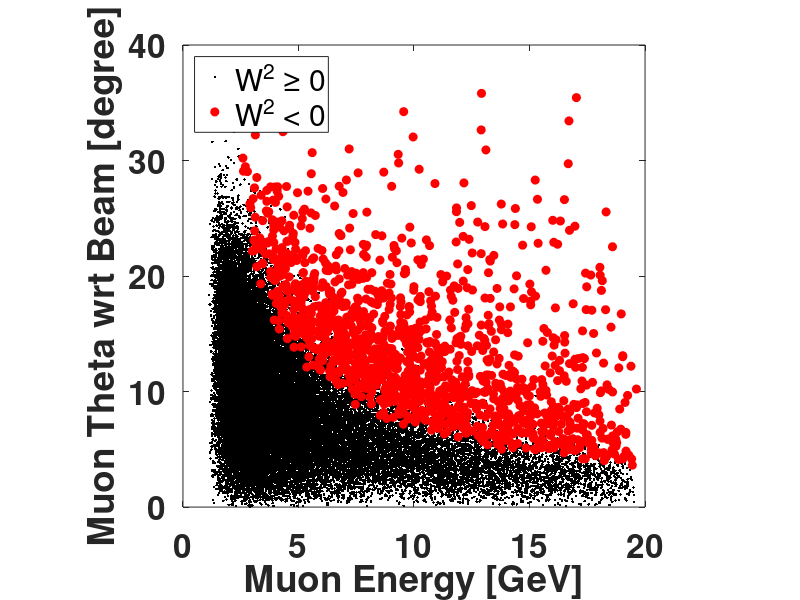

The MATLAB source for this figure:
function [] = Get3DPlots()

%% Read Data
data = load('WSq.txt');

WSq = data(:,1);
Enu = data(:,2);
QSq = data(:,3);

muon_E = data(:,4);
muon_P = data(:,5);

muon_theta = data(:,6);
muon_theta_truth = data(:,7);

%% Get Values for Negative WSq
neg_Enu = GetNegativeWSq(Enu, WSq);
neg_QSq = GetNegativeWSq(QSq, WSq);
neg_muon_E = GetNegativeWSq(muon_E, WSq);
neg_muon_P = GetNegativeWSq(muon_P, WSq);
neg_muon_theta = GetNegativeWSq(muon_theta, WSq);
neg_muon_theta_truth = GetNegativeWSq(muon_theta_truth, WSq);

%% Get Values for Positive WSq
pos_Enu = GetPositiveWSq(Enu, WSq);
pos_QSq = GetPositiveWSq(QSq, WSq);
pos_muon_E = GetPositiveWSq(muon_E, WSq);
pos_muon_P = GetPositiveWSq(muon_P, WSq);
pos_muon_theta = GetPositiveWSq(muon_theta, WSq);
pos_muon_theta_truth = GetPositiveWSq(muon_theta_truth, WSq);


% createfigure(pos_Enu, pos_muon_E, neg_Enu, neg_muon_E, 'Neutrino Energy [GeV]', 'Muon Energy [GeV]');
% createfigure(pos_Enu, pos_QSq, neg_Enu, neg_QSq, 'Neutrino Energy [GeV]', 'Q^{2} [GeV^{2}]');
% createfigure(pos_muon_E, pos_muon_P, neg_muon_E, neg_muon_P, 'Muon Energy [GeV]', 'Muon Momentum [GeV]');
createfigure(pos_muon_E, pos_muon_theta, neg_muon_E, neg_muon_theta, 'Muon Energy [GeV]', 'Muon Theta wrt Beam [degree]');
% createfigure(pos_muon_theta, pos_muon_theta_truth, neg_muon_theta, neg_muon_theta_truth, 'Muon Reconstructed Theta [degree]', 'Muon Truth Theta [degree]');

%% Compare QSq Parameters
% Muon Energy vs Muon Momentum
% plot(pos_muon_E, pos_muon_P , 'k.');
% hold on;
% plot(neg_muon_E, neg_muon_P , 'MarkerFaceColor',[1 0 0],'Marker','o','LineStyle','none',...
%     'Color',[1 0 0]);
% xlabel('Muon Energy [GeV]','FontSize',24);
% ylabel('Muon Momentum [GeV]','FontSize',24);

% Muon Energy vs Muon Angle
% plot(pos_muon_E, pos_muon_theta , 'k.');
% hold on;
% plot(neg_muon_E, neg_muon_theta , 'MarkerFaceColor',[1 0 0],'Marker','o','LineStyle','none',...
%     'Color',[1 0 0]);
% xlabel('Muon Energy [GeV]','FontSize',24);
% ylabel('Muon Theta [degree]','FontSize',24);

% Muon Angle vs Truth
% plot(pos_muon_theta, pos_muon_theta_truth , 'k.');
% hold on;
% plot(neg_muon_theta, neg_muon_theta_truth , 'MarkerFaceColor',[1 0 0],'Marker','o','LineStyle','none',...
%     'Color',[1 0 0]);
% xlabel('Muon Reconstructed Theta [degree]','FontSize',24);
% ylabel('Muon Truth Theta [degree]','FontSize',24);
% ylim([0,180]);
% xlim([0,180]);

end

function [neg] = GetNegativeWSq(var,WSq)
neg = var(WSq<0);
end

function [pos] = GetPositiveWSq(var,WSq)
pos = var(WSq>=0);
end



function createfigure(pos_x,pos_y, neg_x, neg_y, label_x, label_y )
% Create figure
figure1 = figure;

% Create axes
axes1 = axes('Parent',figure1);
axis('square');
hold(axes1,'on');

% Create plot
plot(pos_x,pos_y,'DisplayName','W^{2} \geq 0','Marker','.','LineStyle','none',...
    'Color',[0 0 0]);

% Create plot
plot(neg_x,neg_y,'DisplayName','W^{2} < 0','MarkerFaceColor',[1 0 0],'Marker','o',...
    'LineStyle','none',...
    'Color',[1 0 0]);

% Create xlabel
xlabel(label_x,'FontWeight','bold');

% Create ylabel
ylabel(label_y,'FontWeight','bold');

% xlim([0 40])
ylim([0 40])

box(axes1,'on');

% Set the remaining axes properties
set(axes1,'FontSize',24,'FontWeight','bold');

% Create legend
legend1 = legend(axes1,'show');
set(legend1,'Location','northwest');
end

